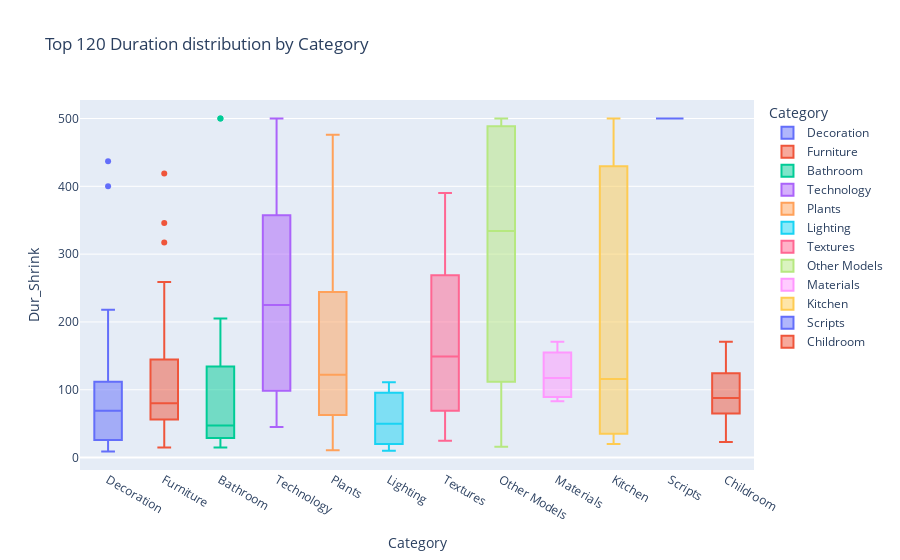

Notebook source saved alongside this figure:
### Code cell
fig7 = px.box(result_vis, x='Category', y='Dur_Shrink', color='Category', title='Top 120 Duration distribution by Category')
fig7.show()

### Figure 1 — Plotly figure (JSON) as saved in the notebook; plotly's stock layout.template omitted (floating-point values rounded to 4 significant figures)
{"data": [{"alignmentgroup": "True", "hovertemplate": "Category=%{x}<br>Dur_Shrink=%{y}<extra></extra>", "legendgroup": "Decoration", "marker": {"color": "#636efa"}, "name": "Decoration", "notched": false, "offsetgroup": "Decoration", "orientation": "v", "showlegend": true, "type": "box", "x": ["Decoration", "Decoration", "Decoration", "Decoration", "Decoration", "Decoration", "Decoration", "Decoration", "Decoration", "Decoration", "Decoration", "Decoration", "Decoration", "Decoration", "Decoration", "Decoration", "Decoration", "Decoration", "Decoration", "Decoration", "Decoration", "Decoration", "Decoration", "Decoration", "Decoration", "Decoration"], "x0": " ", "xaxis": "x", "y": [89, 69, 17, 77, 37, 218, 36, 35, 158, 75, 21, 21, 112, 121, 80, 112, 69, 9, 40, 20, 26, 45, 26, 400, 437, 168], "y0": " ", "yaxis": "y"}, {"alignmentgroup": "True", "hovertemplate": "Category=%{x}<br>Dur_Shrink=%{y}<extra></extra>", "legendgroup": "Furniture", "marker": {"color": "#EF553B"}, "name": "Furniture", "notched": false, "offsetgroup": "Furniture", "orientation": "v", "showlegend": true, "type": "box", "x": ["Furniture", "Furniture", "Furniture", "Furniture", "Furniture", "Furniture", "Furniture", "Furniture", "Furniture", "Furniture", "Furniture", "Furniture", "Furniture", "Furniture", "Furniture", "Furniture", "Furniture", "Furniture", "Furniture", "Furniture", "Furniture", "Furniture", "Furniture", "Furniture", "Furniture", "Furniture", "Furniture"], "x0": " ", "xaxis": "x", "y": [87, 22, 78, 66, 87, 56, 419, 110, 80, 79, 259, 151, 94, 56, 64, 26, 346, 148, 134, 15, 176, 44, 56, 28, 17, 317, 104], "y0": " ", "yaxis": "y"}, {"alignmentgroup": "True", "hovertemplate": "Category=%{x}<br>Dur_Shrink=%{y}<extra></extra>", "legendgroup": "Bathroom", "marker": {"color": "#00cc96"}, "name": "Bathroom", "notched": false, "offsetgroup": "Bathroom", "orientation": "v", "showlegend": true, "type": "box", "x": ["Bathroom", "Bathroom", "Bathroom", "Bathroom", "Bathroom", "Bathroom", "Bathroom", "Bathroom", "Bathroom", "Bathroom", "Bathroom", "Bathroom"], "x0": " ", "xaxis": "x", "y": [24, 20, 64, 47, 15, 43, 48, 34, 205, 52, 500, 500], "y0": " ", "yaxis": "y"}, {"alignmentgroup": "True", "hovertemplate": "Category=%{x}<br>Dur_Shrink=%{y}<extra></extra>", "legendgroup": "Technology", "marker": {"color": "#ab63fa"}, "name": "Technology", "notched": false, "offsetgroup": "Technology", "orientation": "v", "showlegend": true, "type": "box", "x": ["Technology", "Technology", "Technology", "Technology", "Technology", "Technology", "Technology", "Technology"], "x0": " ", "xaxis": "x", "y": [68, 45, 500, 253, 129, 462, 245, 205], "y0": " ", "yaxis": "y"}, {"alignmentgroup": "True", "hovertemplate": "Category=%{x}<br>Dur_Shrink=%{y}<extra></extra>", "legendgroup": "Plants", "marker": {"color": "#FFA15A"}, "name": "Plants", "notched": false, "offsetgroup": "Plants", "orientation": "v", "showlegend": true, "type": "box", "x": ["Plants", "Plants", "Plants", "Plants", "Plants", "Plants", "Plants"], "x0": " ", "xaxis": "x", "y": [276, 113, 122, 476, 148, 46, 11], "y0": " ", "yaxis": "y"}, {"alignmentgroup": "True", "hovertemplate": "Category=%{x}<br>Dur_Shrink=%{y}<extra></extra>", "legendgroup": "Lighting", "marker": {"color": "#19d3f3"}, "name": "Lighting", "notched": false, "offsetgroup": "Lighting", "orientation": "v", "showlegend": true, "type": "box", "x": ["Lighting", "Lighting", "Lighting"], "x0": " ", "xaxis": "x", "y": [111, 50, 10], "y0": " ", "yaxis": "y"}, {"alignmentgroup": "True", "hovertemplate": "Category=%{x}<br>Dur_Shrink=%{y}<extra></extra>", "legendgroup": "Textures", "marker": {"color": "#FF6692"}, "name": "Textures", "notched": false, "offsetgroup": "Textures", "orientation": "v", "showlegend": true, "type": "box", "x": ["Textures", "Textures", "Textures", "Textures", "Textures", "Textures", "Textures"], "x0": " ", "xaxis": "x", "y": [44, 390, 303, 166, 25, 149, 144], "y0": " ", "yaxis": "y"}, {"alignmentgroup": "True", "hovertemplate": "Category=%{x}<br>Dur_Shrink=%{y}<extra></extra>", "legendgroup": "Other Models", "marker": {"color": "#B6E880"}, "name": "Other Models", "notched": false, "offsetgroup": "Other Models", "orientation": "v", "showlegend": true, "type": "box", "x": ["Other Models", "Other Models", "Other Models", "Other Models", "Other Models", "Other Models", "Other Models", "Other Models", "Other Models", "Other Models", "Other Models"], "x0": " ", "xaxis": "x", "y": [160, 500, 57, 455, 96, 500, 326, 16, 500, 334, 364], "y0": " ", "yaxis": "y"}, {"alignmentgroup": "True", "hovertemplate": "Category=%{x}<br>Dur_Shrink=%{y}<extra></extra>", "legendgroup": "Materials", "marker": {"color": "#FF97FF"}, "name": "Materials", "notched": false, "offsetgroup": "Materials", "orientation": "v", "showlegend": true, "type": "box", "x": ["Materials", "Materials", "Materials", "Materials"], "x0": " ", "xaxis": "x", "y": [139, 83, 96, 171], "y0": " ", "yaxis": "y"}, {"alignmentgroup": "True", "hovertemplate": "Category=%{x}<br>Dur_Shrink=%{y}<extra></extra>", "legendgroup": "Kitchen", "marker": {"color": "#FECB52"}, "name": "Kitchen", "notched": false, "offsetgroup": "Kitchen", "orientation": "v", "showlegend": true, "type": "box", "x": ["Kitchen", "Kitchen", "Kitchen", "Kitchen", "Kitchen", "Kitchen", "Kitchen", "Kitchen", "Kitchen"], "x0": " ", "xaxis": "x", "y": [24, 116, 54, 39, 500, 20, 474, 415, 219], "y0": " ", "yaxis": "y"}, {"alignmentgroup": "True", "hovertemplate": "Category=%{x}<br>Dur_Shrink=%{y}<extra></extra>", "legendgroup": "Scripts", "marker": {"color": "#636efa"}, "name": "Scripts", "notched": false, "offsetgroup": "Scripts", "orientation": "v", "showlegend": true, "type": "box", "x": ["Scripts"], "x0": " ", "xaxis": "x", "y": [500], "y0": " ", "yaxis": "y"}, {"alignmentgroup": "True", "hovertemplate": "Category=%{x}<br>Dur_Shrink=%{y}<extra></extra>", "legendgroup": "Childroom", "marker": {"color": "#EF553B"}, "name": "Childroom", "notched": false, "offsetgroup": "Childroom", "orientation": "v", "showlegend": true, "type": "box", "x": ["Childroom", "Childroom", "Childroom", "Childroom", "Childroom"], "x0": " ", "xaxis": "x", "y": [79, 109, 23, 88, 171], "y0": " ", "yaxis": "y"}], "layout": {"boxmode": "overlay", "legend": {"title": {"text": "Category"}, "tracegroupgap": 0}, "title": {"text": "Top 120 Duration distribution by Category"}, "xaxis": {"anchor": "y", "categoryarray": ["Decoration", "Furniture", "Bathroom", "Technology", "Plants", "Lighting", "Textures", "Other Models", "Materials", "Kitchen", "Scripts", "Childroom"], "categoryorder": "array", "domain": [0, 1], "title": {"text": "Category"}}, "yaxis": {"anchor": "x", "domain": [0, 1], "title": {"text": "Dur_Shrink"}}}}
